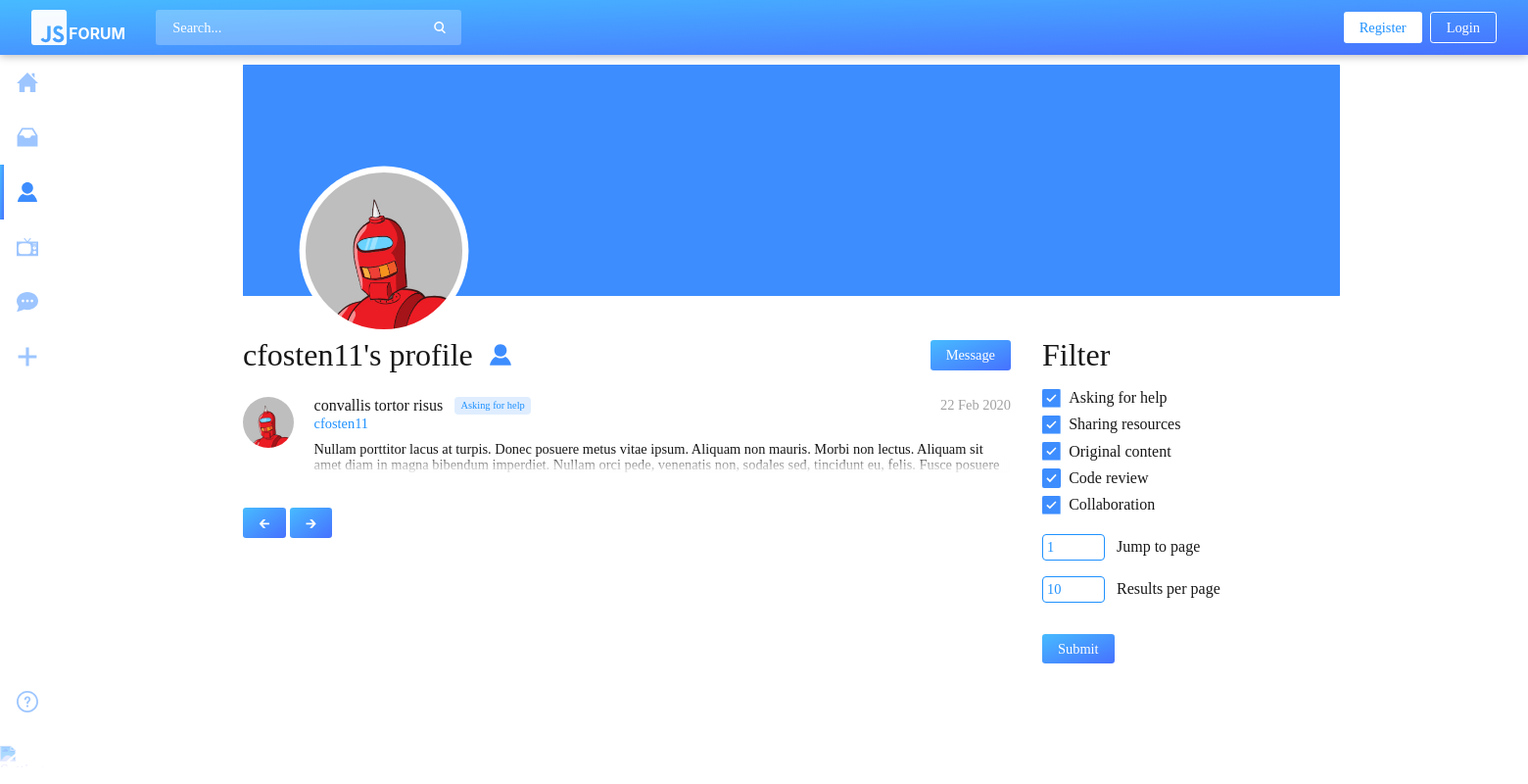
Page /profile.php?u=97 on the committed database.
### tables this page shows
CREATE TABLE `users` (
  `id` int(11) NOT NULL,
  `first_name` varchar(255) NOT NULL,
  `last_name` varchar(255) NOT NULL,
  `username` varchar(255) NOT NULL,
  `email` varchar(255) NOT NULL,
  `password` varchar(255) NOT NULL,
  `default_profile_img` tinyint(1) NOT NULL,
  `default_cover_img` tinyint(1) NOT NULL,
  `reg_date` datetime NOT NULL DEFAULT current_timestamp()
);

CREATE TABLE `posts` (
  `id` int(11) NOT NULL,
  `title` varchar(255) NOT NULL,
  `body` varchar(1024) NOT NULL,
  `has_img` tinyint(1) NOT NULL DEFAULT 0,
  `views` int(11) NOT NULL,
  `category` int(11) NOT NULL,
  `author` int(11) NOT NULL,
  `replying_to` int(11) DEFAULT NULL,
  `creation_date` datetime NOT NULL DEFAULT current_timestamp()
);

CREATE TABLE `categories` (
  `id` int(11) NOT NULL,
  `name` varchar(255) NOT NULL
);

### controller/db_connect.php (called while the page is built)
<?
require $_SERVER['DOCUMENT_ROOT'] . '/model/Database.php';
$db = new Database('localhost', 'root', '', 'forum');

### util/globals.php (called while the page is built, shortened)
<?
function get_p() {
    return (isset($_GET['p']) && preg_match('/^\d+$/',$_GET['p']) && $_GET['p']>0) ? $_GET['p'] : 1;
}
function get_l() {
    return (isset($_GET['l']) && preg_match('/^\d+$/',$_GET['l']) && $_GET['l']>0) ? $_GET['l'] : 10;
}
function get_c() {
    return (isset($_GET['c']) && preg_match('/^(\d,?)+$/',$_GET['c'])) ? explode(',', $_GET['c']) : null;
}
function get_u() {
    return (isset($_GET['u']) && preg_match('/^\d+$/',$_GET['u'])) ? $_GET['u'] : $_SESSION['uid'];
}

### view/profile.phtml (the view, shortened to what this page needs)
<?
require 'view/template/header.phtml';
require 'view/template/top_bar.phtml';
require 'view/template/nav.phtml';
$c = get_c();
$p = get_p();
$l = get_l();
$u = get_u();
$categories = $db->get_categories();
$user = $db->get_user_by_id($u);
?>
<main>
  <div class="page col profile">
    <div class="profile_banner">
      <div class="profile_cover">
        <? echo $db->get_user_img('cover_img', $u) ?>
      </div>
      <div class="profile_img">
        <? echo $db->get_user_img('profile_img', $u) ?>
      </div>
    </div>
    <div class="flex">
      <div class="page_split_left">
        <div class="page_header">
          <div class="postfix_icon">
            <h2><? echo $user['username'] ?>'s profile</h2>
            <img src="static/img/nav/profile.svg">
          </div>
          <div>
            <a href="/compose.php" class="button style3">Message</a>
          </div>
        </div>
        <div class="post_list">
          <?
            $posts = $db->get_user_posts($u, $p, $l, $c);
            if ($posts->num_rows > 0) {
              while ($post = $db->fetch_from($posts)) {
                require 'view/template/post.phtml';
              }
            } else {
              echo 'No posts to show';
            }
          ?>
          <br><br>
          <? $c_string = isset($_GET['c']) ? $_GET['c'] : ''; ?>
          <a href="<? echo "?c=$c_string&p=".($p-1>0?$p-1:1)."&l=$l&u=$u" ?>" class="button style3">🡰</a> <a href="<? echo "?c=$c_string&p=".($p+1)."&l=$l&u=$u" ?>" class="button style3">🡲</a>
        </div>
      </div>
      <div class="page_split_right">
        <h2>Filter</h2>
        <form action="controller/filter_profile_posts.php" method="POST">
          <div class="checkbox_wrapper">
            <? while ($category = $db->fetch_from($categories)) { ?>
              <div class="checkbox">
                <input type="checkbox" <? if (!$c || in_array($category['id'], $c)) echo 'checked' ?> name="<? echo $category['id'] ?>">
                <span><? echo $category['name'] ?></span>
              </div>
            <? } ?>
          </div>
          <div>
            <input name="page_num" type="number" min="1" class="style1" value="<? echo $p ?>">
            <label>Jump to page</label>
          </div>
          <div>
            <input name="page_len" type="number" min="1" class="style1" value="<? echo $l ?>">
            <label>Results per page</label>
          </div>
          <button type="submit" class="style3" name="filter_submit">Submit</button>
        </form>
      </div>
    </div>
  </div>
</main>
<? require 'view/template/footer.phtml' ?>

### model/Database.php (shortened to what this page needs)
<?
class Database {
  private $conn;
  public function __construct($host, $user, $pass, $db) {
    $mysqli = new mysqli($host, $user, $pass, $db);
    if ($mysqli->connect_errno) {
      send_error($mysqli->connect_error, '/');
    } else {
      $this->conn = $mysqli;
    }
  }
  public function query_handler($exec_only, $single_row, $sql, $param_binds, ...$params) {
    $stmt = mysqli_stmt_init($this->conn);
    if (mysqli_stmt_prepare($stmt, $sql)) {
      if ($param_binds) {
        if (!mysqli_stmt_bind_param($stmt, $param_binds, ...$params)) {
          send_error(mysqli_stmt_error($stmt), '/');
        }
      }
      $success = mysqli_stmt_execute($stmt);
      if ($success && $exec_only) {
        mysqli_stmt_close($stmt);
        return true;
      } else {
        if ($success) {
          $result = mysqli_stmt_get_result($stmt);
          if ($single_row) {
            return mysqli_fetch_array($result);
          } else {
            return $result;
          }
        } else {
          send_error(mysqli_stmt_error($stmt), '/');
        }
      }
    } else {
      send_error(mysqli_stmt_error($stmt), '/');
    }
  }
  public function query($sql, $param_binds = null, ...$params) {
    return $this->query_handler(false, false, $sql, $param_binds, ...$params);
  }
  public function query_row($sql, $param_binds = null, ...$params) {
    return $this->query_handler(false, true, $sql, $param_binds, ...$params);
  }
  public function fetch_from($results) {
    return mysqli_fetch_array($results);
  }
  public function get_user_handler($by_id, $value) {
    $col = $by_id ? 'id' : 'username';
    $bind = $by_id ? 'i' : 's';
    return $this->query_row("SELECT * FROM users WHERE $col = ?", $bind, $value);
  }
  public function get_user_by_id($id) {
    return $this->get_user_handler(true, $id);
  }
  public function get_categories() {
    return $this->query('SELECT * FROM categories');
  }
  public function get_category($category_id) {
    return $this->query_row('SELECT * FROM categories WHERE id = ?', 'i', $category_id);
  }
  public function get_page($page_num, $page_len, $table, $columns=null, $conditionals=null) {
    $columns = $columns ? implode(',', $columns) : '*';
    $page_start = $page_len * ($page_num-1);
    return $this->query("SELECT $columns FROM $table $conditionals LIMIT $page_start, $page_len");
  }
  public function get_user_posts($uid, $page_num, $page_len, $categories=null) {
    $categories = $categories ? implode(',', $categories) : null;
    $conditionals = "WHERE replying_to IS NULL AND author = $uid";
    $conditionals .= ($categories ? " AND category IN ($categories)" : '') . ' ORDER BY id DESC';
    return $this->get_page($page_num, $page_len, 'posts', null, $conditionals);
  }
  public function get_user_img($target, $uid) {
    $sql = "SELECT default_$target FROM users WHERE id = ?";
    $default = $this->query_row($sql, 'i', $uid)[0];
    $src = $default ? 'default.png' : $uid.'.jpg';
    return "<img src='static/img/$target/$src'".($default?"class='colour_by_theme'":'').">";
  }
}

### view/template/post.phtml
<?
$author = $db->get_user_by_id($post['author']);
$is_message = isset($is_message) ? $is_message : null;
$is_full = isset($is_full) ? $is_full : null;
if (!$is_message) $category = $db->get_category($post['category']);
?>
<div class="post_item">
    <div class="post_item__details">
        <a href="/profile.php?u=<? echo $author['id'] ?>" class="post_item__profile_img"><? echo $db->get_user_img('profile_img', $author['id']) ?></a>
    </div>
    <div class="post_item__content">
        <div class="post_item__header">
            <div>
                <div class="post_item__title">
                    <a class="h4" <? if (!$is_message) { ?>href="/post.php?p=<? echo $post['id'] ?>"<? } ?>><? echo $post['title'] ?></a>
                    <? if (!$is_message) { ?>
                        <a href="?c=<? echo $category['id'] ?>" class="post_item__category"><? echo $category['name'] ?></a>
                    <? } ?>
                </div>
                <a class="post_item__author" href="/profile.php?u=<? echo $author['id'] ?>"><? echo $author['username'] ?></a>
            </div>
            <?
            $phpdate = strtotime($post['creation_date']);
            $mysqldate = date('d M Y', $phpdate);
            ?>
            <p class="post_item__date"><? echo $mysqldate ?></p>
        </div>
        <a <? if (!$is_message) { ?>href="/post.php?p=<? echo $post['id'] ?>"<? } ?> class="post_item__body <? if (!$is_full) echo 'trunc' ?>"><? echo $post['body'] ?></a>
    </div>
</div>

### rows in the picture
users: username "cfosten11"
posts: shows a picture, title "convallis tortor risus", category.name "Asking for help", author.username "cfosten11", creation_date "22 Feb 2020", body "Nullam porttitor lacus at turpis. Donec posuere metus vitae ipsum. Aliquam non mauris. Morbi non lectus. Aliquam sit amet diam in magna bibendum imperdiet. Nullam orci pede, venenatis non, sodales sed, tincidunt eu, felis. Fusce posuere…"
categories: name "Asking for help"
categories: name "Sharing resources"
categories: name "Original content"
categories: name "Code review"
categories: name "Collaboration"
